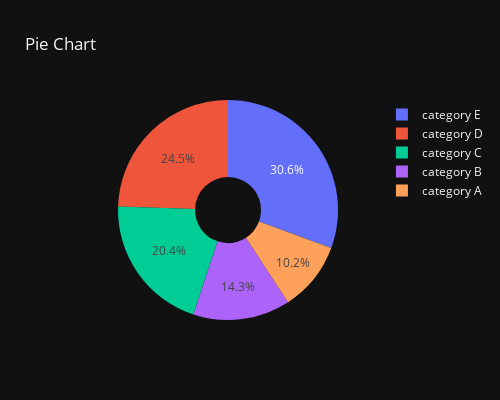

Notebook code cell kept with this figure:
### Code cell
labels=["category A","category B","category C","category D","category E"]
values=[10,14,20,24,30]
fig=px.pie(names=labels,values=values,title="Pie Chart",labels={"names":"Category","values":"count"},hole=0.3,height=400,width=500,template="plotly_dark")
fig.show()

### Figure 1 — Plotly figure (JSON) as saved in the notebook; plotly's stock layout.template omitted (floating-point values rounded to 4 significant figures)
{"data": [{"domain": {"x": [0, 1], "y": [0, 1]}, "hole": 0.3, "hovertemplate": "Category=%{label}<br>count=%{value}<extra></extra>", "labels": ["category A", "category B", "category C", "category D", "category E"], "legendgroup": "", "name": "", "showlegend": true, "type": "pie", "values": [10, 14, 20, 24, 30]}], "layout": {"height": 400, "legend": {"tracegroupgap": 0}, "title": {"text": "Pie Chart"}, "width": 500}}
